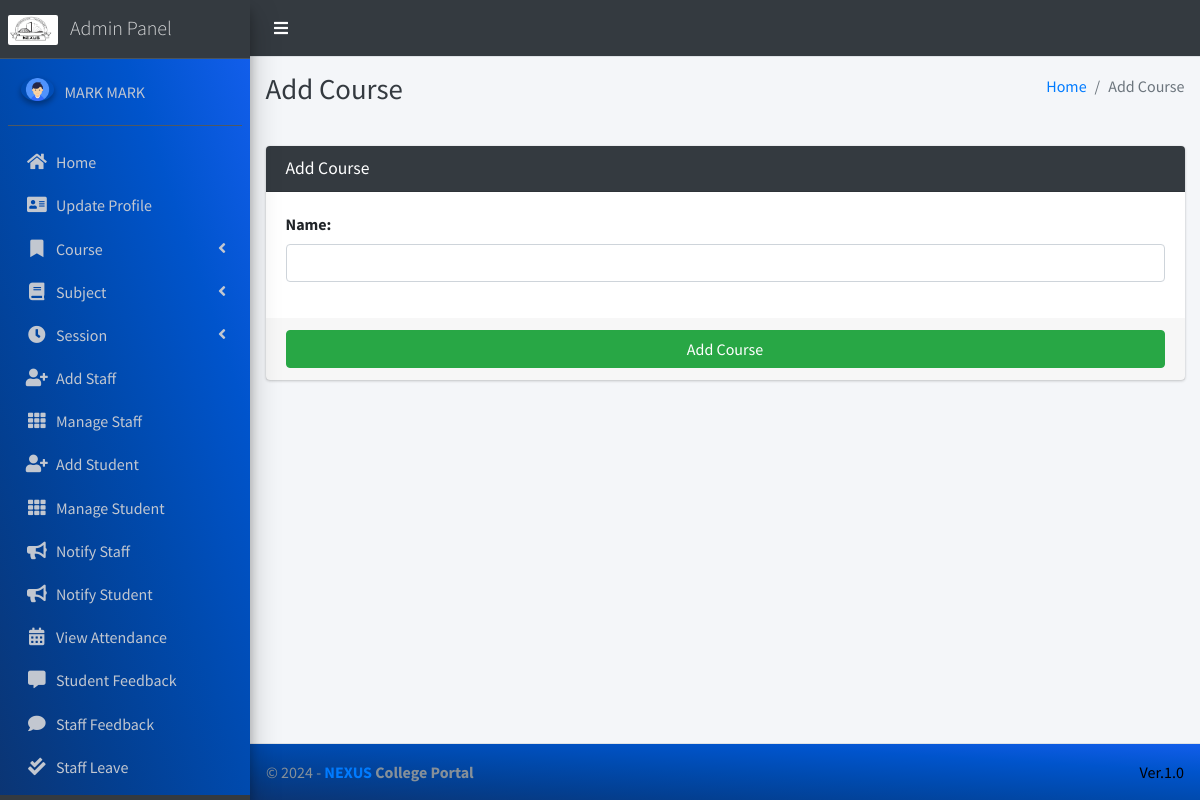
The page /course/add (signed in) on the database its author committed.
### main_app/models.py (models this page shows)
class CustomUser(AbstractUser):
    USER_TYPE = ((1, "HOD"), (2, "Staff"), (3, "Student"))
    GENDER = [("M", "Male"), ("F", "Female")]
    username = None  # Removed username, using email instead
    email = models.EmailField(unique=True)
    user_type = models.CharField(default=1, choices=USER_TYPE, max_length=1)
    gender = models.CharField(max_length=1, choices=GENDER)
    profile_pic = models.ImageField()
    address = models.TextField()
    fcm_token = models.TextField(default="")  # For firebase notifications
    created_at = models.DateTimeField(auto_now_add=True)
    updated_at = models.DateTimeField(auto_now=True)
    USERNAME_FIELD = "email"
    REQUIRED_FIELDS = []
    objects = CustomUserManager()
    def __str__(self):
        return  self.first_name + " " + self.last_name

### main_app/hod_views.py (the view, shortened to what this page needs)
# urls.py: path("course/add", hod_views.add_course, name='add_course'),
def add_course(request):
    form = CourseForm(request.POST or None)
    context = {
        'form': form,
        'page_title': 'Add Course'
    }
    return render(request, 'hod_template/add_course_template.html', context)

### main_app/forms.py
class CourseForm(FormSettings):
    def __init__(self, *args, **kwargs):
        super(CourseForm, self).__init__(*args, **kwargs)
    class Meta:
        fields = ['name']
        model = Course

### main_app/templates/hod_template/add_course_template.html
{% extends 'main_app/base.html' %}
{% load static %}
{% block page_title %}{{page_title}}{% endblock page_title %}
{% block content %}
<section class="content">
    <div class="container-fluid">
        <div class="row">
            <div class="col-md-12">
                <div class="card card-dark">
                    <div class="card-header">
                        <h3 class="card-title">{{page_title}}</h3>
                    </div>
                    {% include "main_app/form_template.html" with messages=messages  form=form button_text="Add Course"%}
                </div>
            </div>
        </div>
    </div>
</section>
{% endblock content %}

### main_app/templates/main_app/sidebar_template.html (shortened to what this page needs)
{% load static %}
<aside class="main-sidebar sidebar-dark-info elevation-4">
    {% if request.user.user_type == '1' %}
    <a href="{% url 'admin_home' %}" class="brand-link">
        <img src="{% static 'dist/img/NEXUS.png' %}" alt="" style="width: 50px; height: 30px; border-radius: 2px;">
        <span class="brand-text font-weight-light ml-2"  >Admin Panel</span>
    </a>
    <div class="sidebar" style="background-image: linear-gradient(to right top, #0b3574, #033f91, #004aae, #0054cc, #125eeb);">
        <div class="user-panel mt-3 pb-3 mb-3 d-flex">
            <div class="image">
                <img src="{{ request.user.profile_pic}}" class="img-circle elevation-2" alt="User Image">
            </div>
            <div class="info">
                <a href="#" class="d-block">{{user}}</a>
            </div>
        </div>
        <nav class="mt-2">
            <ul class="nav nav-pills nav-sidebar flex-column" data-widget="treeview" role="menu" data-accordion="false">
                <li class="nav-item">
                    {% url 'admin_home' as admin_home %}
                    <a href="{{admin_home}}" class="nav-link {% if admin_home == request.path %} active {% endif %}">
                        <i class="nav-icon fas fa-home"></i>
                        <p>
                            Home
                        </p>
                    </a>
                </li>
                <li class="nav-item">
                    {% url 'admin_view_profile' as admin_view_profile %}
                    <a href="{{admin_view_profile}}"
                        class="nav-link {% if admin_view_profile == request.path %} active {% endif %}">
                        <i class="nav-icon fas fa-address-card"></i>
                        <p>
                            Update Profile
                        </p>
                    </a>
                </li>
                <li class="nav-item has-treeview">
                    <a href="#" class="nav-link" >
                        <i class="nav-icon fas fa-bookmark"></i>
                        <p>
                            Course
                            <i class="fas fa-angle-left right"></i>
                        </p>
                    </a>
                </li>
                <li class="nav-item has-treeview">
                    <a href="#" class="nav-link">
                        <i class="nav-icon fas fa-book"></i>
                        <p>
                            Subject
                            <i class="fas fa-angle-left right"></i>
                        </p>
                    </a>
                </li>
                <li class="nav-item has-treeview">
                    <a href="#" class="nav-link">
                        <i  class="nav-icon fas fa-clock"></i>
                        <p>
                            Session
                            <i class="fas fa-angle-left right"></i>
                        </p>
                    </a>
                </li>
                <li class="nav-item">
                    {% url 'add_staff' as add_staff %}
                    <a href="{{add_staff}}" class="nav-link {% if add_staff == request.path %} active {% endif %}">
                        <i class="nav-icon fas fa-user-plus"></i>
                        <p>
                            Add Staff
                        </p>
                    </a>
                </li>
                <li class="nav-item">
                    {% url 'manage_staff' as manage_staff %}
                    {% url 'edit_staff' staff_id as edit_staff %}
                    <a href="{{manage_staff}}"
                        class="nav-link {% if manage_staff == request.path or request.path == edit_staff %} active {% endif %}">
                        <i class="nav-icon fas fa-th"></i>
                        <p>
                            Manage Staff
                        </p>
                    </a>
                </li>
                <li class="nav-item">
                    {% url 'add_student' as add_student%}
                    <a href="{{add_student}}" class="nav-link  {% if add_student == request.path %} active {% endif %}">
                        <i class="nav-icon fas fa-user-plus"></i>
                        <p>
                            Add Student
                        </p>
                    </a>
                </li>
                <li class="nav-item">
                    {% url 'manage_student' as manage_student %}
                    {% url 'edit_student' student_id as edit_student %}
                    <a href="{{manage_student}}"
                        class="nav-link  {% if edit_student == request.path or manage_student == request.path %} active {% endif %}">
                        <i class="nav-icon fas fa-th"></i>
                        <p>
                            Manage Student
                        </p>
                    </a>
                </li>
                <li class="nav-item">
                    {% url 'admin_notify_staff' as admin_notify_staff %}
                    <a href="{{admin_notify_staff}}"
                        class="nav-link {% if admin_notify_staff == request.path %} active {% endif %}">
                        <i class="nav-icon fas fa-bullhorn"></i>
                        <p>
                            Notify Staff
                        </p>
                    </a>
                </li>
                <li class="nav-item">
                    {% url 'admin_notify_student' as admin_notify_student %}
                    <a href="{{admin_notify_student}}"
                        class="nav-link {% if admin_notify_student == request.path %} active {% endif %}">
                        <i class="nav-icon fas fa-bullhorn"></i>
                        <p>
                            Notify Student
                        </p>
                    </a>
                </li>
                <li class="nav-item">
                    {% url 'admin_view_attendance' as admin_view_attendance %}
                <li class="nav-item">
                    <a href="{{admin_view_attendance}}"
                        class="nav-link  {% if admin_view_attendance == request.path %} active {% endif %}">
                        <i class="nav-icon fas fa-calendar-alt"></i>
                        <p>
                            View Attendance
                        </p>
                    </a>
                </li>
                <li class="nav-item">
                    {% url 'student_feedback_message' as student_feedback_message %}
                    <a href="{{ student_feedback_message }}"
                        class="nav-link  {% if student_feedback_message == request.path %} active {% endif %}">
                        <i class="nav-icon fas fa-comment-alt"></i>
                        <p>
                            Student Feedback
                        </p>
                    </a>
                </li>
                <li class="nav-item">
                    {% url 'staff_feedback_message' as staff_feedback_message %}
                    <a href="{{staff_feedback_message}}"
                        class="nav-link   {% if staff_feedback_message == request.path %} active {% endif %}">
                        <i  class="nav-icon fas fa-comment"></i>
                        <p>
                            Staff Feedback
                        </p>
                    </a>
                </li>
                <li class="nav-item">
                    {% url 'view_staff_leave' as view_staff_leave %}
                    <a href="{{view_staff_leave}}"
                        class="nav-link  {% if view_staff_leave == request.path %} active {% endif %}">
                        <i  class="nav-icon fas fa-check-double"></i>
                        <p>
                            Staff Leave
                        </p>
                    </a>
                </li>
                <li class="nav-item">
                    {% url 'view_student_leave' as view_student_leave %}
                    <a href="{% url 'view_student_leave' %}"
                        class="nav-link  {% if view_student_leave == request.path %} active {% endif %}">
                    </a>
                </li>
                                        {% endif %}
                                    </ul>
                                </nav>
                            </div>
</aside>

### rows shown on the page
CustomUser: user.profile_pic (picture), first_name+last_name "MARK MARK"

### other values the page prints
{{ page_title }} "Add Course"
{{ field.label_tag }} "Name:"
{{ button_text }} "Add Course"
